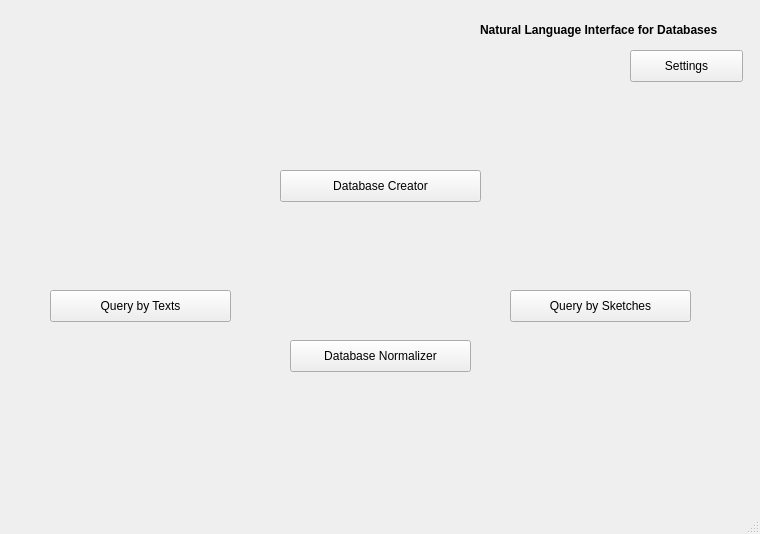
<?xml version="1.0" encoding="UTF-8"?>
<ui version="4.0">
 <class>MainWindow</class>
 <widget class="QMainWindow" name="MainWindow">
  <property name="geometry">
   <rect>
    <x>0</x>
    <y>0</y>
    <width>760</width>
    <height>534</height>
   </rect>
  </property>
  <property name="windowTitle">
   <string>NLP Interface for Databases</string>
  </property>
  <widget class="QWidget" name="centralwidget">
   <widget class="QPushButton" name="btnDBCreator">
    <property name="geometry">
     <rect>
      <x>280</x>
      <y>170</y>
      <width>201</width>
      <height>32</height>
     </rect>
    </property>
    <property name="styleSheet">
     <string notr="true"/>
    </property>
    <property name="text">
     <string>Database Creator</string>
    </property>
   </widget>
   <widget class="QPushButton" name="btnDBNormalizer">
    <property name="geometry">
     <rect>
      <x>290</x>
      <y>340</y>
      <width>181</width>
      <height>32</height>
     </rect>
    </property>
    <property name="text">
     <string>Database Normalizer</string>
    </property>
   </widget>
   <widget class="QPushButton" name="btnQueryBySketch">
    <property name="geometry">
     <rect>
      <x>510</x>
      <y>290</y>
      <width>181</width>
      <height>32</height>
     </rect>
    </property>
    <property name="text">
     <string>Query by Sketches</string>
    </property>
   </widget>
   <widget class="QPushButton" name="btnQueryByText">
    <property name="geometry">
     <rect>
      <x>50</x>
      <y>290</y>
      <width>181</width>
      <height>32</height>
     </rect>
    </property>
    <property name="text">
     <string>Query by Texts</string>
    </property>
   </widget>
   <widget class="QLabel" name="label">
    <property name="geometry">
     <rect>
      <x>0</x>
      <y>0</y>
      <width>771</width>
      <height>511</height>
     </rect>
    </property>
    <property name="minimumSize">
     <size>
      <width>771</width>
      <height>511</height>
     </size>
    </property>
    <property name="text">
     <string/>
    </property>
    <property name="pixmap">
     <pixmap>../../../../../../Desktop/background.jpg</pixmap>
    </property>
   </widget>
   <widget class="QLabel" name="label_2">
    <property name="geometry">
     <rect>
      <x>480</x>
      <y>20</y>
      <width>261</width>
      <height>20</height>
     </rect>
    </property>
    <property name="font">
     <font>
      <family>Arial</family>
      <weight>75</weight>
      <bold>true</bold>
     </font>
    </property>
    <property name="text">
     <string>Natural Language Interface for Databases</string>
    </property>
   </widget>
   <widget class="QPushButton" name="btnSettings">
    <property name="geometry">
     <rect>
      <x>630</x>
      <y>50</y>
      <width>113</width>
      <height>32</height>
     </rect>
    </property>
    <property name="text">
     <string>Settings</string>
    </property>
   </widget>
   <zorder>label</zorder>
   <zorder>btnDBCreator</zorder>
   <zorder>btnQueryBySketch</zorder>
   <zorder>btnQueryByText</zorder>
   <zorder>btnDBNormalizer</zorder>
   <zorder>label_2</zorder>
   <zorder>btnSettings</zorder>
  </widget>
  <widget class="QMenuBar" name="menubar">
   <property name="geometry">
    <rect>
     <x>0</x>
     <y>0</y>
     <width>760</width>
     <height>22</height>
    </rect>
   </property>
  </widget>
  <widget class="QStatusBar" name="statusbar"/>
 </widget>
 <resources/>
 <connections/>
</ui>
